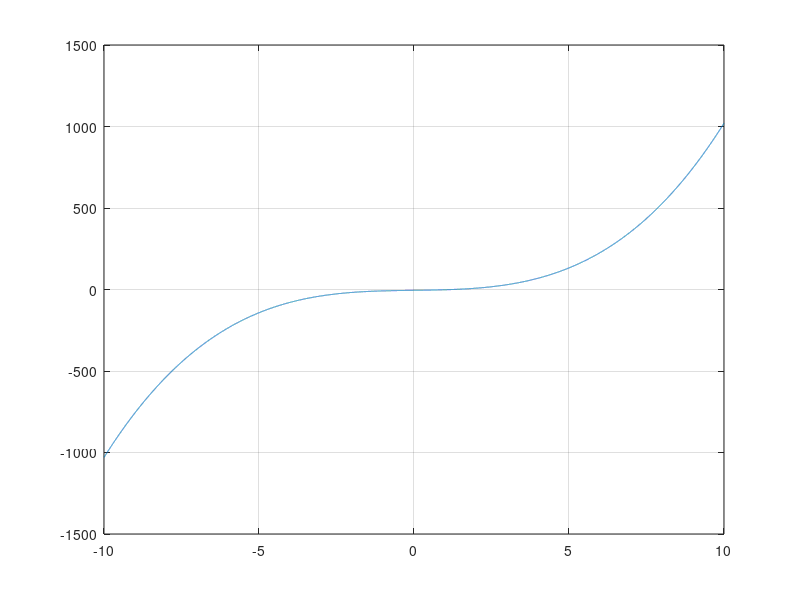

The MATLAB script that drew this image:
eps = 0.01;
F = @(x)(x).^3 + 2.5 .* x - 5;
x = (-10:0.001:10);
plot(x, F(x));
grid on;
a = 0;
b = 1;


while abs(a - b) > eps
   x0 = (a + b) / 2; 
   if ((F(x0) * F(a)) < 0) 
       b = x0; 
   else
       a = x0;
   end
end

result = F(x0);